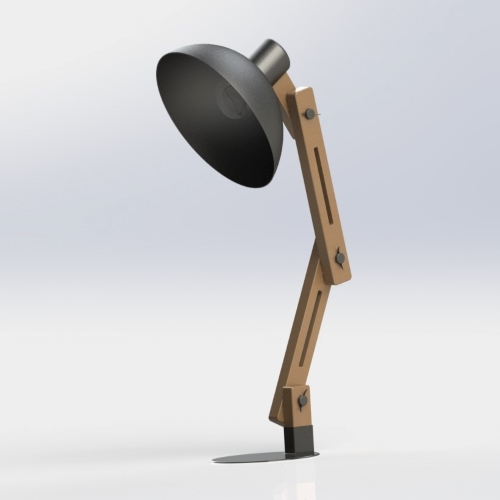
#> input picture Tutorial/Resources/lenaresized.JPG, 500 x 500 px, found by its file name
$ python chapter5.py
#> lines starting #> are read from the running program, lines starting #| are printed output that depends on the picture
import cv2
import numpy as np

img = cv2.imread("Tutorial\Resources\lenaresized.JPG")
#> img is the input picture: shape (500, 500, 3); mean B, G, R 212.8, 210.5, 210.4

#################  FLATTEN OBJECTS IN IMAGE  ####################

'''                         STEP 1                            '''
#  1- DETERMINE CORNERS (= pts1) COORDINATES IN IMAGE WITH PAINT.
#  2- ORGANIZE THE COORDINATES IN AN ARRAY IN THE FOLLOWING FORM:
#       pts1 = np.float32( [  [TL_CORNER_COOR], [TR_CORNER_COOR],
#                         [BL_CORNER_COOR], [BR_CORNER_COOR]  ] )
pts1 = np.float32([[295, 93], [311, 87], [334, 283], [350, 277]])

'''                         STEP 2                            '''
# SET OUTPUT IMG SIZE AND REPRESENT EACH P1 WITH CORRESPONDING P2
# LIKE THE FOLLOWING :
#  pts2 = np.float32( [[0, 0], [WIDTH, 0], [0, HEIGHT], [W, H]] )
pts2 = np.float32([[0, 0], [250, 0], [0, 800], [250, 800]])

'''                         STEP 3                            '''
# 1- SET MATRIX: matrix = cv2.getPerspectiveTransform(pts1, pts2)
matrix = cv2.getPerspectiveTransform(pts1, pts2)
# 2- CERATE FLAT IMG:    cv2.warpPerspective(img, matrix, (W, H))
imgout = cv2.warpPerspective(img, matrix, (250, 800))
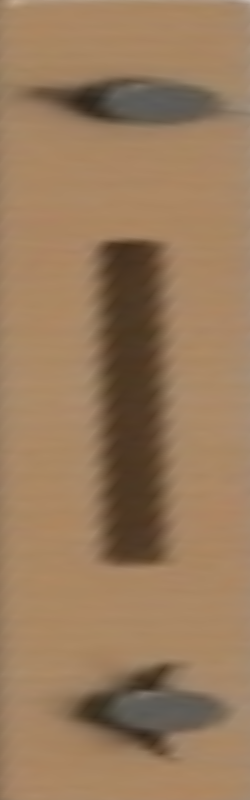
#> imgout: shape (800, 250, 3); mean B, G, R 92.3, 122.7, 152.8

cv2.imshow("imaga", imgout)
cv2.waitKey(0)
